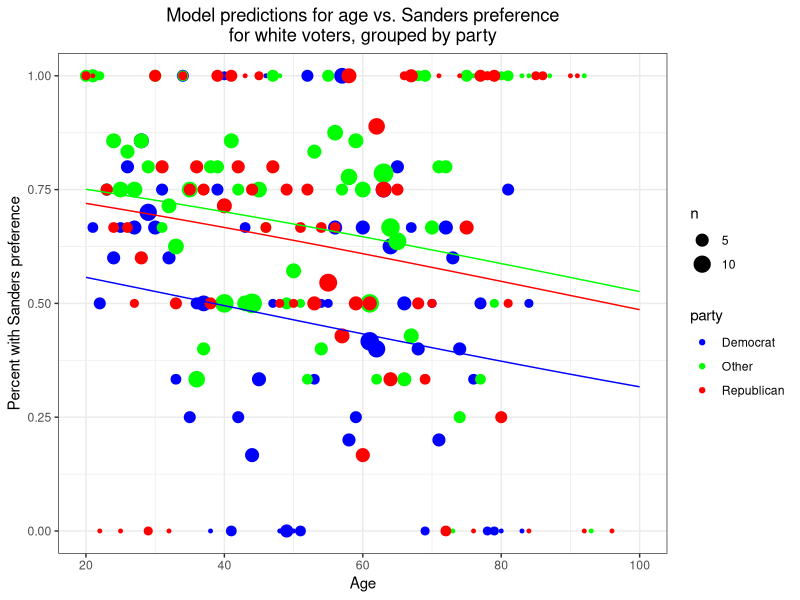

The R source for this figure:
## ---- chunk 1
library(ggplot2)
theme_set(theme_bw())
library(car)
publicopinion <- read.csv('public_opinion.csv')

publicopinion$partyfactor <- ifelse(publicopinion$party==1, 'Democrat', 
                                    ifelse(publicopinion$party==2, 'Other', 
                                           'Republican'))

publicopinion$age <- 2017 - publicopinion$birthyr
publicopinion$genderfactor <- ifelse(publicopinion$gender==1,'Male', 'Female')
publicopinion$racefactor <- ifelse(publicopinion$race_white==1, 'White', 'Non-White')
publicopinion$spfactor <- ifelse(publicopinion$sanders_preference==1, "Yes", "No")
publicopinion_narm <- publicopinion[!is.na(publicopinion$sanders_preference),]
## ---- chunk 2
#Section 1a.
model.final <- glm(sanders_preference ~ age + racefactor + partyfactor, data = publicopinion, family = binomial(link = logit))

summary(model.final)

odds_age <- exp(model.final$coefficients[2]*-10)
odds_age

odds_white<- exp(model.final$coefficients[3])
odds_white

odds_ind <- exp(model.final$coefficients[4])
odds_ind

odds_rep <- exp(model.final$coefficients[5])
odds_rep
## ---- chunk 3
glm.out.base <- glm(sanders_preference ~ age + partyfactor + racefactor + 
                 genderfactor, data=publicopinion_narm,
                 family=binomial(link='logit'))
glm.out.int <- glm(sanders_preference ~ age + partyfactor + racefactor + 
                 genderfactor + age:genderfactor, data=publicopinion_narm,
                 family=binomial(link='logit'))

summary(glm.out.base)
## ---- chunk 4
summary(glm.out.int)
## ---- chunk 5
anova(glm.out.base, glm.out.int, test="LR")
## ---- chunk 6
glm.out.base <- glm(sanders_preference ~ age + partyfactor + racefactor + 
                 genderfactor, data=publicopinion_narm,
                 family=binomial(link='logit'))
glm.out.int <- glm(sanders_preference ~ age + partyfactor + racefactor + 
                 genderfactor + age:partyfactor, data=publicopinion_narm,
                 family=binomial(link='logit'))

summary(glm.out.base)
## ---- chunk 7
summary(glm.out.int)
## ---- chunk 8
anova(glm.out.base, glm.out.int, test="LR")
## ---- chunk 9
glm.out.base <- glm(sanders_preference ~ age + partyfactor + racefactor + 
                 genderfactor, data=publicopinion_narm,
                 family=binomial(link='logit'))
glm.out.quad <- glm(sanders_preference ~ age + partyfactor + racefactor + 
                 genderfactor + I(age^2), data=publicopinion_narm,
                 family=binomial(link='logit'))

summary(glm.out.base)
## ---- chunk 10
summary(glm.out.quad)
## ---- chunk 11
anova(glm.out.base, glm.out.quad, test="LR")
## ---- chunk 12
summary(model.final)
## ---- chunk 13
Anova(model.final)
## ---- chunk 14
1 / exp(model.final$coefficients[2] * 10)
## ---- chunk 15
#create variable a to represent ages 20 to 100
#create different y values for each subgroup of party and race - 6 total
#using the model predited probabilities for sanders_preference
a = c(20:100)
y_dem_nw = exp(model.final$coefficients[1] + model.final$coefficients[2]*a)/
       (1+exp(model.final$coefficients[1] + model.final$coefficients[2]*a))

y_oth_nw = exp(model.final$coefficients[1] + model.final$coefficients[2]*a +
                 model.final$coefficients[3])/
       (1+exp(model.final$coefficients[1] + model.final$coefficients[2]*a +
                 model.final$coefficients[3]))

y_rep_nw = exp(model.final$coefficients[1] + model.final$coefficients[2]*a +
                 model.final$coefficients[4])/
       (1+exp(model.final$coefficients[1] + model.final$coefficients[2]*a +
                 model.final$coefficients[4]))



y_dem_w = exp(model.final$coefficients[1] + model.final$coefficients[2]*a +
                model.final$coefficients[5])/
       (1+exp(model.final$coefficients[1] + model.final$coefficients[2]*a +
                model.final$coefficients[5]))

y_oth_w = exp(model.final$coefficients[1] + model.final$coefficients[2]*a +
                 model.final$coefficients[3] +
                model.final$coefficients[5])/
       (1+exp(model.final$coefficients[1] + model.final$coefficients[2]*a +
                 model.final$coefficients[3] +
                model.final$coefficients[5]))

y_rep_w = exp(model.final$coefficients[1] + model.final$coefficients[2]*a +
                 model.final$coefficients[4] +
                model.final$coefficients[5])/
       (1+exp(model.final$coefficients[1] + model.final$coefficients[2]*a +
                 model.final$coefficients[4] +
                model.final$coefficients[5]))
        

## ---- chunk 16
age_bin_agg_all <- with(publicopinion_narm,
                        aggregate(cbind(sanders_preference),
                                  list(agebin=age, 
                                       party=partyfactor,
                                       race=racefactor), mean))
age_bin_agg_all$n <- with(publicopinion_narm,
                        aggregate(cbind(sanders_preference),
                                  list(agebin=age, 
                                       party=partyfactor,
                                       race=racefactor), length))[,4]
## ---- chunk 17
#plot data and predictions for white voters
ggp <- ggplot(age_bin_agg_all[age_bin_agg_all$race=="White",], aes(x=agebin, y=sanders_preference,
                                     color=party, size=n))

ggp + geom_point()+
  geom_path(inherit.aes=F, data=data.frame(x=a, y=y_dem_w),
             aes(x = a, y = y), color="blue")+
  geom_path(inherit.aes=F, data=data.frame(x=a, y=y_oth_w),
             aes(x = a, y = y), color="green")+
    geom_path(inherit.aes=F, data=data.frame(x=a, y=y_rep_w),
             aes(x = a, y = y), color="red")+
  #facet_grid(party~.)+
  scale_color_manual(values=c("blue", "green", "red"))+
  ylab("Percent with Sanders preference")+
  xlab("Age")+
  ggtitle("Model predictions for age vs. Sanders preference\nfor white voters, grouped by party")+
  theme(plot.title=element_text(hjust=.5))
